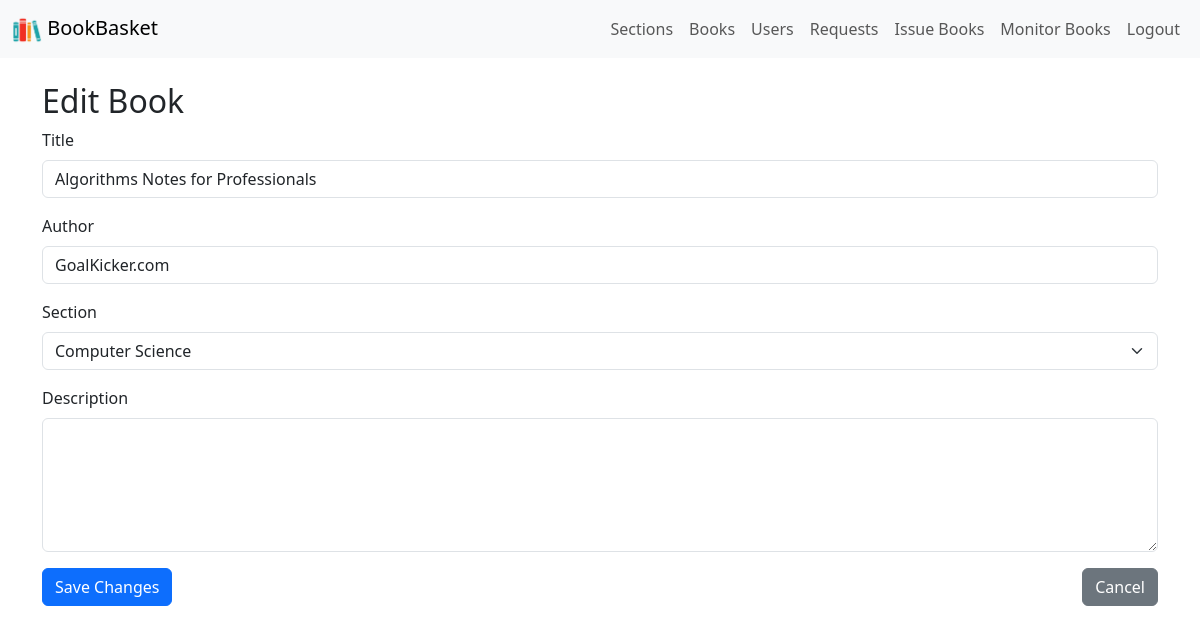
/edit-book/4 (signed in), run on the app's committed database.
### app.py (models this page shows, shortened)
class Book(db.Model):
	_id = db.Column("id", db.Integer, primary_key=True)
	title = db.Column("title", db.String(100), nullable=False)
	author = db.Column("author", db.String(255), nullable=False)
	date_added = db.Column(db.DateTime, nullable=False, default=datetime.utcnow)
	description = db.Column("description", db.Text, nullable=True)
	file_path = db.Column(db.String(255), nullable=False)
	cover_path = db.Column(db.String(255), nullable=False)
	section_id = db.Column(db.Integer, db.ForeignKey('section.id'))
	rating = db.Column(db.Float, nullable=False, default=0.0)
	section = db.relationship('Section', backref=db.backref('book', lazy=True))

class Section(db.Model):
	_id = db.Column("id", db.Integer, primary_key=True)
	name = db.Column(db.String(100), unique=True, nullable=False)
	date_created = db.Column(db.DateTime, default=datetime.utcnow)
	description = db.Column(db.Text, nullable=True)

### app.py (the view)
@app.route("/edit-book/<int:book_id>", methods=["GET", "POST"])
def edit_book(book_id):
	if request.method == "POST":
		book = Book.query.get(book_id)
		book.title = request.form["title"]
		book.author = request.form["author"]
		book.description = request.form["description"]
		book.section_id = request.form["section"]
		db.session.commit()
		flash("Book details updated successfully", "success")
		return redirect(url_for("book_details", book_id=book_id))
	elif "lib_id" in session:
		book = Book.query.get(book_id)
		sections = Section.query.all()
		return render_template("edit_book.html", book=book, sections=sections)
	else:
		flash("You need to login as librarian to edit books!", "warning")
		return redirect(url_for("librarian_login"))

### templates/edit_book.html (shortened to what this page needs)
{% extends "base.html" %}
{% block body %}
{% include "navbar3.html" %}
<div class="container mt-4">
    <h2>Edit Book</h2>
    <form method="POST" enctype="multipart/form-data">
        <div class="mb-3">
            <label for="title" class="form-label">Title</label>
            <input type="text" class="form-control" id="title" name="title" value="{{ book.title }}" required>
        </div>
        <div class="mb-3">
            <label for="author" class="form-label">Author</label>
            <input type="text" class="form-control" id="author" name="author" value="{{ book.author }}" required>
        </div>
        <div class="mb-3">
            <label for="section" class="form-label">Section</label>
            <select class="form-select" id="section" name="section">
                {% for section in sections %}
                    <option value="{{ section._id }}" {% if book.section_id == section._id %}selected{% endif %}>{{ section.name }}</option>
                {% endfor %}
            </select>
        </div>
        <div class="mb-3">
            <label for="description" class="form-label">Description</label>
            <textarea class="form-control" id="description" name="description" rows="5">{{ book.description }}</textarea>
        </div>
        <div class="mb-3 d-flex justify-content-between">
            <button type="submit" class="btn btn-primary">Save Changes</button>
            <a href="{{ url_for('book_details', book_id=book._id) }}" class="btn btn-secondary">Cancel</a>
        </div>
    </form>
</div>
{% endblock %}

### data on the page
Book: title "Algorithms Notes for Professionals", author "GoalKicker.com", section "Computer Science"
